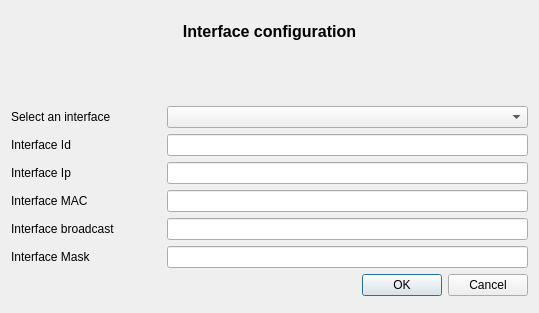
<?xml version="1.0" encoding="UTF-8"?>
<ui version="4.0">
 <class>frmInterfaceSelector</class>
 <widget class="QDialog" name="frmInterfaceSelector">
  <property name="geometry">
   <rect>
    <x>0</x>
    <y>0</y>
    <width>539</width>
    <height>313</height>
   </rect>
  </property>
  <property name="windowTitle">
   <string>Interface configuration</string>
  </property>
  <property name="windowIcon">
   <iconset resource="../images/devicesinlan.qrc">
    <normaloff>:/configure.png</normaloff>:/configure.png</iconset>
  </property>
  <layout class="QVBoxLayout" name="verticalLayout_2">
   <item>
    <layout class="QVBoxLayout" name="verticalLayout">
     <item>
      <widget class="QLabel" name="lblTitulo">
       <property name="minimumSize">
        <size>
         <width>0</width>
         <height>30</height>
        </size>
       </property>
       <property name="maximumSize">
        <size>
         <width>16777215</width>
         <height>30</height>
        </size>
       </property>
       <property name="font">
        <font>
         <pointsize>12</pointsize>
         <weight>75</weight>
         <bold>true</bold>
        </font>
       </property>
       <property name="text">
        <string>Interface configuration</string>
       </property>
       <property name="alignment">
        <set>Qt::AlignCenter</set>
       </property>
      </widget>
     </item>
     <item>
      <layout class="QHBoxLayout" name="horizontalLayout_2">
       <item>
        <spacer name="horizontalSpacer_2">
         <property name="orientation">
          <enum>Qt::Horizontal</enum>
         </property>
         <property name="sizeHint" stdset="0">
          <size>
           <width>40</width>
           <height>20</height>
          </size>
         </property>
        </spacer>
       </item>
       <item>
        <widget class="QLabel" name="lblPixmap">
         <property name="sizePolicy">
          <sizepolicy hsizetype="Fixed" vsizetype="Fixed">
           <horstretch>0</horstretch>
           <verstretch>0</verstretch>
          </sizepolicy>
         </property>
         <property name="minimumSize">
          <size>
           <width>48</width>
           <height>48</height>
          </size>
         </property>
         <property name="maximumSize">
          <size>
           <width>48</width>
           <height>48</height>
          </size>
         </property>
         <property name="pixmap">
          <pixmap resource="../images/devicesinlan.qrc">:/configure.png</pixmap>
         </property>
         <property name="scaledContents">
          <bool>true</bool>
         </property>
         <property name="alignment">
          <set>Qt::AlignCenter</set>
         </property>
        </widget>
       </item>
       <item>
        <spacer name="horizontalSpacer">
         <property name="orientation">
          <enum>Qt::Horizontal</enum>
         </property>
         <property name="sizeHint" stdset="0">
          <size>
           <width>40</width>
           <height>20</height>
          </size>
         </property>
        </spacer>
       </item>
      </layout>
     </item>
     <item>
      <layout class="QHBoxLayout" name="horizontalLayout">
       <item>
        <widget class="QLabel" name="label_2">
         <property name="minimumSize">
          <size>
           <width>150</width>
           <height>0</height>
          </size>
         </property>
         <property name="maximumSize">
          <size>
           <width>150</width>
           <height>16777215</height>
          </size>
         </property>
         <property name="text">
          <string>Select an interface</string>
         </property>
        </widget>
       </item>
       <item>
        <widget class="QComboBox" name="cmbName">
         <property name="sizePolicy">
          <sizepolicy hsizetype="Expanding" vsizetype="Fixed">
           <horstretch>0</horstretch>
           <verstretch>0</verstretch>
          </sizepolicy>
         </property>
        </widget>
       </item>
      </layout>
     </item>
     <item>
      <layout class="QHBoxLayout" name="horizontalLayout_3">
       <item>
        <widget class="QLabel" name="label">
         <property name="minimumSize">
          <size>
           <width>150</width>
           <height>0</height>
          </size>
         </property>
         <property name="maximumSize">
          <size>
           <width>150</width>
           <height>16777215</height>
          </size>
         </property>
         <property name="text">
          <string>Interface Id</string>
         </property>
        </widget>
       </item>
       <item>
        <widget class="QLineEdit" name="txtId"/>
       </item>
      </layout>
     </item>
     <item>
      <layout class="QHBoxLayout" name="horizontalLayout_4">
       <item>
        <widget class="QLabel" name="label_3">
         <property name="minimumSize">
          <size>
           <width>150</width>
           <height>0</height>
          </size>
         </property>
         <property name="maximumSize">
          <size>
           <width>150</width>
           <height>16777215</height>
          </size>
         </property>
         <property name="text">
          <string>Interface Ip</string>
         </property>
        </widget>
       </item>
       <item>
        <widget class="QLineEdit" name="txtIP"/>
       </item>
      </layout>
     </item>
     <item>
      <layout class="QHBoxLayout" name="horizontalLayout_5">
       <item>
        <widget class="QLabel" name="label_4">
         <property name="minimumSize">
          <size>
           <width>150</width>
           <height>0</height>
          </size>
         </property>
         <property name="maximumSize">
          <size>
           <width>150</width>
           <height>16777215</height>
          </size>
         </property>
         <property name="text">
          <string>Interface MAC</string>
         </property>
        </widget>
       </item>
       <item>
        <widget class="QLineEdit" name="txtMAC"/>
       </item>
      </layout>
     </item>
     <item>
      <layout class="QHBoxLayout" name="horizontalLayout_6">
       <item>
        <widget class="QLabel" name="label_5">
         <property name="minimumSize">
          <size>
           <width>150</width>
           <height>0</height>
          </size>
         </property>
         <property name="maximumSize">
          <size>
           <width>150</width>
           <height>16777215</height>
          </size>
         </property>
         <property name="text">
          <string>Interface broadcast</string>
         </property>
        </widget>
       </item>
       <item>
        <widget class="QLineEdit" name="txtBroadcast"/>
       </item>
      </layout>
     </item>
     <item>
      <layout class="QHBoxLayout" name="horizontalLayout_7">
       <item>
        <widget class="QLabel" name="label_6">
         <property name="minimumSize">
          <size>
           <width>150</width>
           <height>0</height>
          </size>
         </property>
         <property name="maximumSize">
          <size>
           <width>150</width>
           <height>16777215</height>
          </size>
         </property>
         <property name="text">
          <string>Interface Mask</string>
         </property>
        </widget>
       </item>
       <item>
        <widget class="QLineEdit" name="txtMask"/>
       </item>
      </layout>
     </item>
     <item>
      <widget class="QDialogButtonBox" name="buttonBox">
       <property name="orientation">
        <enum>Qt::Horizontal</enum>
       </property>
       <property name="standardButtons">
        <set>QDialogButtonBox::Cancel|QDialogButtonBox::Ok</set>
       </property>
      </widget>
     </item>
    </layout>
   </item>
  </layout>
 </widget>
 <resources>
  <include location="../images/devicesinlan.qrc"/>
 </resources>
 <connections>
  <connection>
   <sender>buttonBox</sender>
   <signal>accepted()</signal>
   <receiver>frmInterfaceSelector</receiver>
   <slot>accept()</slot>
   <hints>
    <hint type="sourcelabel">
     <x>248</x>
     <y>254</y>
    </hint>
    <hint type="destinationlabel">
     <x>157</x>
     <y>274</y>
    </hint>
   </hints>
  </connection>
  <connection>
   <sender>buttonBox</sender>
   <signal>rejected()</signal>
   <receiver>frmInterfaceSelector</receiver>
   <slot>reject()</slot>
   <hints>
    <hint type="sourcelabel">
     <x>316</x>
     <y>260</y>
    </hint>
    <hint type="destinationlabel">
     <x>286</x>
     <y>274</y>
    </hint>
   </hints>
  </connection>
 </connections>
</ui>
